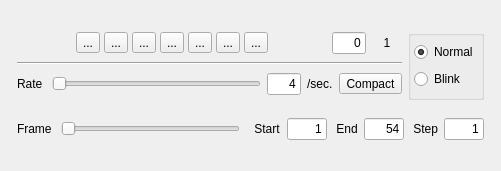
<?xml version="1.0" encoding="UTF-8"?>
<ui version="4.0">
 <class>QtAnimatorGui</class>
 <widget class="QWidget" name="QtAnimatorGui">
  <property name="geometry">
   <rect>
    <x>0</x>
    <y>0</y>
    <width>501</width>
    <height>171</height>
   </rect>
  </property>
  <property name="sizePolicy">
   <sizepolicy hsizetype="Minimum" vsizetype="Fixed">
    <horstretch>0</horstretch>
    <verstretch>0</verstretch>
   </sizepolicy>
  </property>
  <property name="windowTitle">
   <string>Form</string>
  </property>
  <layout class="QHBoxLayout">
   <property name="spacing">
    <number>0</number>
   </property>
   <property name="margin">
    <number>0</number>
   </property>
   <item>
    <spacer>
     <property name="orientation">
      <enum>Qt::Horizontal</enum>
     </property>
     <property name="sizeHint" stdset="0">
      <size>
       <width>0</width>
       <height>16</height>
      </size>
     </property>
    </spacer>
   </item>
   <item>
    <widget class="QFrame" name="animFrame_">
     <property name="sizePolicy">
      <sizepolicy hsizetype="Fixed" vsizetype="Fixed">
       <horstretch>0</horstretch>
       <verstretch>0</verstretch>
      </sizepolicy>
     </property>
     <property name="frameShape">
      <enum>QFrame::NoFrame</enum>
     </property>
     <property name="frameShadow">
      <enum>QFrame::Plain</enum>
     </property>
     <layout class="QVBoxLayout">
      <property name="spacing">
       <number>0</number>
      </property>
      <property name="margin">
       <number>0</number>
      </property>
      <item>
       <widget class="QFrame" name="animTopFrame_">
        <property name="sizePolicy">
         <sizepolicy hsizetype="Fixed" vsizetype="Fixed">
          <horstretch>0</horstretch>
          <verstretch>0</verstretch>
         </sizepolicy>
        </property>
        <property name="minimumSize">
         <size>
          <width>485</width>
          <height>70</height>
         </size>
        </property>
        <property name="frameShape">
         <enum>QFrame::NoFrame</enum>
        </property>
        <property name="frameShadow">
         <enum>QFrame::Plain</enum>
        </property>
        <property name="lineWidth">
         <number>0</number>
        </property>
        <layout class="QHBoxLayout">
         <item>
          <layout class="QVBoxLayout">
           <item>
            <layout class="QHBoxLayout">
             <item>
              <layout class="QHBoxLayout">
               <property name="spacing">
                <number>4</number>
               </property>
               <item>
                <spacer>
                 <property name="orientation">
                  <enum>Qt::Horizontal</enum>
                 </property>
                 <property name="sizeHint" stdset="0">
                  <size>
                   <width>0</width>
                   <height>0</height>
                  </size>
                 </property>
                </spacer>
               </item>
               <item>
                <widget class="QToolButton" name="toStartTB_">
                 <property name="text">
                  <string>...</string>
                 </property>
                 <property name="icon">
                  <iconset resource="QtViewer.qrc">
                   <normaloff>:/icons/Anim0_ToStart.png</normaloff>:/icons/Anim0_ToStart.png</iconset>
                 </property>
                 <property name="iconSize">
                  <size>
                   <width>22</width>
                   <height>22</height>
                  </size>
                 </property>
                </widget>
               </item>
               <item>
                <widget class="QToolButton" name="revStepTB_">
                 <property name="text">
                  <string>...</string>
                 </property>
                 <property name="icon">
                  <iconset resource="QtViewer.qrc">
                   <normaloff>:/icons/Anim1_RevStep.png</normaloff>:/icons/Anim1_RevStep.png</iconset>
                 </property>
                 <property name="iconSize">
                  <size>
                   <width>22</width>
                   <height>22</height>
                  </size>
                 </property>
                </widget>
               </item>
               <item>
                <widget class="QToolButton" name="revTB_">
                 <property name="text">
                  <string>...</string>
                 </property>
                 <property name="icon">
                  <iconset resource="QtViewer.qrc">
                   <normaloff>:/icons/Anim2_Rev.png</normaloff>:/icons/Anim2_Rev.png</iconset>
                 </property>
                 <property name="iconSize">
                  <size>
                   <width>22</width>
                   <height>22</height>
                  </size>
                 </property>
                </widget>
               </item>
               <item>
                <widget class="QToolButton" name="stopTB_">
                 <property name="text">
                  <string>...</string>
                 </property>
                 <property name="icon">
                  <iconset resource="QtViewer.qrc">
                   <normaloff>:/icons/Anim3_Stop.png</normaloff>:/icons/Anim3_Stop.png</iconset>
                 </property>
                 <property name="iconSize">
                  <size>
                   <width>30</width>
                   <height>22</height>
                  </size>
                 </property>
                </widget>
               </item>
               <item>
                <widget class="QToolButton" name="playTB_">
                 <property name="text">
                  <string>...</string>
                 </property>
                 <property name="icon">
                  <iconset resource="QtViewer.qrc">
                   <normaloff>:/icons/Anim4_Play.png</normaloff>:/icons/Anim4_Play.png</iconset>
                 </property>
                 <property name="iconSize">
                  <size>
                   <width>22</width>
                   <height>22</height>
                  </size>
                 </property>
                </widget>
               </item>
               <item>
                <widget class="QToolButton" name="fwdStep_">
                 <property name="text">
                  <string>...</string>
                 </property>
                 <property name="icon">
                  <iconset resource="QtViewer.qrc">
                   <normaloff>:/icons/Anim5_FwdStep.png</normaloff>:/icons/Anim5_FwdStep.png</iconset>
                 </property>
                 <property name="iconSize">
                  <size>
                   <width>22</width>
                   <height>22</height>
                  </size>
                 </property>
                </widget>
               </item>
               <item>
                <widget class="QToolButton" name="toEndTB_">
                 <property name="text">
                  <string>...</string>
                 </property>
                 <property name="icon">
                  <iconset resource="QtViewer.qrc">
                   <normaloff>:/icons/Anim6_ToEnd.png</normaloff>:/icons/Anim6_ToEnd.png</iconset>
                 </property>
                 <property name="iconSize">
                  <size>
                   <width>22</width>
                   <height>22</height>
                  </size>
                 </property>
                </widget>
               </item>
               <item>
                <spacer>
                 <property name="orientation">
                  <enum>Qt::Horizontal</enum>
                 </property>
                 <property name="sizeHint" stdset="0">
                  <size>
                   <width>0</width>
                   <height>0</height>
                  </size>
                 </property>
                </spacer>
               </item>
              </layout>
             </item>
             <item>
              <widget class="QLineEdit" name="frameEdit_">
               <property name="sizePolicy">
                <sizepolicy hsizetype="Fixed" vsizetype="Fixed">
                 <horstretch>0</horstretch>
                 <verstretch>0</verstretch>
                </sizepolicy>
               </property>
               <property name="minimumSize">
                <size>
                 <width>0</width>
                 <height>0</height>
                </size>
               </property>
               <property name="maximumSize">
                <size>
                 <width>34</width>
                 <height>24</height>
                </size>
               </property>
               <property name="text">
                <string>0</string>
               </property>
               <property name="alignment">
                <set>Qt::AlignRight</set>
               </property>
              </widget>
             </item>
             <item>
              <widget class="QLabel" name="nFrmsLbl_">
               <property name="sizePolicy">
                <sizepolicy hsizetype="Preferred" vsizetype="Fixed">
                 <horstretch>0</horstretch>
                 <verstretch>0</verstretch>
                </sizepolicy>
               </property>
               <property name="minimumSize">
                <size>
                 <width>30</width>
                 <height>0</height>
                </size>
               </property>
               <property name="text">
                <string>1</string>
               </property>
               <property name="alignment">
                <set>Qt::AlignCenter</set>
               </property>
              </widget>
             </item>
            </layout>
           </item>
           <item>
            <widget class="Line" name="line_">
             <property name="orientation">
              <enum>Qt::Horizontal</enum>
             </property>
            </widget>
           </item>
           <item>
            <layout class="QHBoxLayout">
             <item>
              <widget class="QLabel" name="rateLbl_">
               <property name="sizePolicy">
                <sizepolicy hsizetype="Preferred" vsizetype="Fixed">
                 <horstretch>0</horstretch>
                 <verstretch>0</verstretch>
                </sizepolicy>
               </property>
               <property name="text">
                <string>Rate </string>
               </property>
              </widget>
             </item>
             <item>
              <widget class="QSlider" name="rateSlider_">
               <property name="sizePolicy">
                <sizepolicy hsizetype="Minimum" vsizetype="Fixed">
                 <horstretch>1</horstretch>
                 <verstretch>0</verstretch>
                </sizepolicy>
               </property>
               <property name="minimumSize">
                <size>
                 <width>30</width>
                 <height>0</height>
                </size>
               </property>
               <property name="minimum">
                <number>1</number>
               </property>
               <property name="maximum">
                <number>100</number>
               </property>
               <property name="pageStep">
                <number>1</number>
               </property>
               <property name="value">
                <number>1</number>
               </property>
               <property name="sliderPosition">
                <number>1</number>
               </property>
               <property name="orientation">
                <enum>Qt::Horizontal</enum>
               </property>
              </widget>
             </item>
             <item>
              <widget class="QLineEdit" name="rateEdit_">
               <property name="sizePolicy">
                <sizepolicy hsizetype="Fixed" vsizetype="Fixed">
                 <horstretch>0</horstretch>
                 <verstretch>0</verstretch>
                </sizepolicy>
               </property>
               <property name="maximumSize">
                <size>
                 <width>34</width>
                 <height>24</height>
                </size>
               </property>
               <property name="text">
                <string>4</string>
               </property>
               <property name="alignment">
                <set>Qt::AlignRight</set>
               </property>
              </widget>
             </item>
             <item>
              <widget class="QLabel" name="perSecLbl_">
               <property name="sizePolicy">
                <sizepolicy hsizetype="Fixed" vsizetype="Fixed">
                 <horstretch>0</horstretch>
                 <verstretch>0</verstretch>
                </sizepolicy>
               </property>
               <property name="text">
                <string>/sec.</string>
               </property>
              </widget>
             </item>
             <item>
              <widget class="QToolButton" name="animAuxButton_">
               <property name="text">
                <string>Compact</string>
               </property>
               <property name="checkable">
                <bool>false</bool>
               </property>
               <property name="checked">
                <bool>false</bool>
               </property>
              </widget>
             </item>
            </layout>
           </item>
          </layout>
         </item>
         <item>
          <widget class="QGroupBox" name="modeGB_">
           <property name="sizePolicy">
            <sizepolicy hsizetype="Fixed" vsizetype="Fixed">
             <horstretch>0</horstretch>
             <verstretch>0</verstretch>
            </sizepolicy>
           </property>
           <property name="minimumSize">
            <size>
             <width>16</width>
             <height>70</height>
            </size>
           </property>
           <property name="title">
            <string/>
           </property>
           <property name="flat">
            <bool>false</bool>
           </property>
           <layout class="QVBoxLayout">
            <property name="spacing">
             <number>4</number>
            </property>
            <property name="margin">
             <number>3</number>
            </property>
            <item>
             <widget class="QRadioButton" name="normalRB_">
              <property name="sizePolicy">
               <sizepolicy hsizetype="Fixed" vsizetype="Fixed">
                <horstretch>0</horstretch>
                <verstretch>0</verstretch>
               </sizepolicy>
              </property>
              <property name="text">
               <string>Normal</string>
              </property>
              <property name="checked">
               <bool>true</bool>
              </property>
             </widget>
            </item>
            <item>
             <widget class="QRadioButton" name="blinkRB_">
              <property name="sizePolicy">
               <sizepolicy hsizetype="Fixed" vsizetype="Fixed">
                <horstretch>0</horstretch>
                <verstretch>0</verstretch>
               </sizepolicy>
              </property>
              <property name="text">
               <string>Blink</string>
              </property>
              <property name="checked">
               <bool>false</bool>
              </property>
             </widget>
            </item>
           </layout>
          </widget>
         </item>
        </layout>
       </widget>
      </item>
      <item>
       <widget class="QFrame" name="animAuxFrame_">
        <property name="sizePolicy">
         <sizepolicy hsizetype="Minimum" vsizetype="Fixed">
          <horstretch>0</horstretch>
          <verstretch>0</verstretch>
         </sizepolicy>
        </property>
        <property name="frameShape">
         <enum>QFrame::NoFrame</enum>
        </property>
        <property name="frameShadow">
         <enum>QFrame::Plain</enum>
        </property>
        <property name="lineWidth">
         <number>0</number>
        </property>
        <layout class="QHBoxLayout">
         <item>
          <widget class="QLabel" name="curFrmLbl_">
           <property name="sizePolicy">
            <sizepolicy hsizetype="Preferred" vsizetype="Fixed">
             <horstretch>0</horstretch>
             <verstretch>0</verstretch>
            </sizepolicy>
           </property>
           <property name="text">
            <string>Frame </string>
           </property>
          </widget>
         </item>
         <item>
          <widget class="QSlider" name="frameSlider_">
           <property name="sizePolicy">
            <sizepolicy hsizetype="Expanding" vsizetype="Fixed">
             <horstretch>0</horstretch>
             <verstretch>0</verstretch>
            </sizepolicy>
           </property>
           <property name="maximumSize">
            <size>
             <width>300</width>
             <height>16777215</height>
            </size>
           </property>
           <property name="minimum">
            <number>1</number>
           </property>
           <property name="pageStep">
            <number>1</number>
           </property>
           <property name="orientation">
            <enum>Qt::Horizontal</enum>
           </property>
          </widget>
         </item>
         <item>
          <spacer>
           <property name="orientation">
            <enum>Qt::Horizontal</enum>
           </property>
           <property name="sizeType">
            <enum>QSizePolicy::Preferred</enum>
           </property>
           <property name="sizeHint" stdset="0">
            <size>
             <width>5</width>
             <height>16</height>
            </size>
           </property>
          </spacer>
         </item>
         <item>
          <widget class="QLabel" name="stFrmLbl_">
           <property name="sizePolicy">
            <sizepolicy hsizetype="Preferred" vsizetype="Fixed">
             <horstretch>0</horstretch>
             <verstretch>0</verstretch>
            </sizepolicy>
           </property>
           <property name="text">
            <string> Start</string>
           </property>
          </widget>
         </item>
         <item>
          <widget class="QLineEdit" name="stFrmEdit_">
           <property name="sizePolicy">
            <sizepolicy hsizetype="Maximum" vsizetype="Fixed">
             <horstretch>0</horstretch>
             <verstretch>0</verstretch>
            </sizepolicy>
           </property>
           <property name="minimumSize">
            <size>
             <width>40</width>
             <height>0</height>
            </size>
           </property>
           <property name="maximumSize">
            <size>
             <width>34</width>
             <height>24</height>
            </size>
           </property>
           <property name="text">
            <string>1</string>
           </property>
           <property name="alignment">
            <set>Qt::AlignRight</set>
           </property>
          </widget>
         </item>
         <item>
          <widget class="QLabel" name="lstFrmLbl_">
           <property name="sizePolicy">
            <sizepolicy hsizetype="Preferred" vsizetype="Fixed">
             <horstretch>0</horstretch>
             <verstretch>0</verstretch>
            </sizepolicy>
           </property>
           <property name="text">
            <string> End</string>
           </property>
          </widget>
         </item>
         <item>
          <widget class="QLineEdit" name="lstFrmEdit_">
           <property name="sizePolicy">
            <sizepolicy hsizetype="Maximum" vsizetype="Fixed">
             <horstretch>0</horstretch>
             <verstretch>0</verstretch>
            </sizepolicy>
           </property>
           <property name="minimumSize">
            <size>
             <width>40</width>
             <height>0</height>
            </size>
           </property>
           <property name="maximumSize">
            <size>
             <width>34</width>
             <height>24</height>
            </size>
           </property>
           <property name="text">
            <string>54</string>
           </property>
           <property name="alignment">
            <set>Qt::AlignRight</set>
           </property>
          </widget>
         </item>
         <item>
          <widget class="QLabel" name="stepLbl_">
           <property name="sizePolicy">
            <sizepolicy hsizetype="Preferred" vsizetype="Fixed">
             <horstretch>0</horstretch>
             <verstretch>0</verstretch>
            </sizepolicy>
           </property>
           <property name="text">
            <string> Step</string>
           </property>
          </widget>
         </item>
         <item>
          <widget class="QLineEdit" name="stepEdit_">
           <property name="sizePolicy">
            <sizepolicy hsizetype="Maximum" vsizetype="Fixed">
             <horstretch>0</horstretch>
             <verstretch>0</verstretch>
            </sizepolicy>
           </property>
           <property name="minimumSize">
            <size>
             <width>40</width>
             <height>0</height>
            </size>
           </property>
           <property name="maximumSize">
            <size>
             <width>34</width>
             <height>24</height>
            </size>
           </property>
           <property name="text">
            <string>1</string>
           </property>
           <property name="alignment">
            <set>Qt::AlignRight</set>
           </property>
          </widget>
         </item>
        </layout>
       </widget>
      </item>
     </layout>
    </widget>
   </item>
   <item>
    <spacer>
     <property name="orientation">
      <enum>Qt::Horizontal</enum>
     </property>
     <property name="sizeHint" stdset="0">
      <size>
       <width>0</width>
       <height>16</height>
      </size>
     </property>
    </spacer>
   </item>
  </layout>
 </widget>
 <resources>
  <include location="QtViewer.qrc"/>
 </resources>
 <connections/>
</ui>
